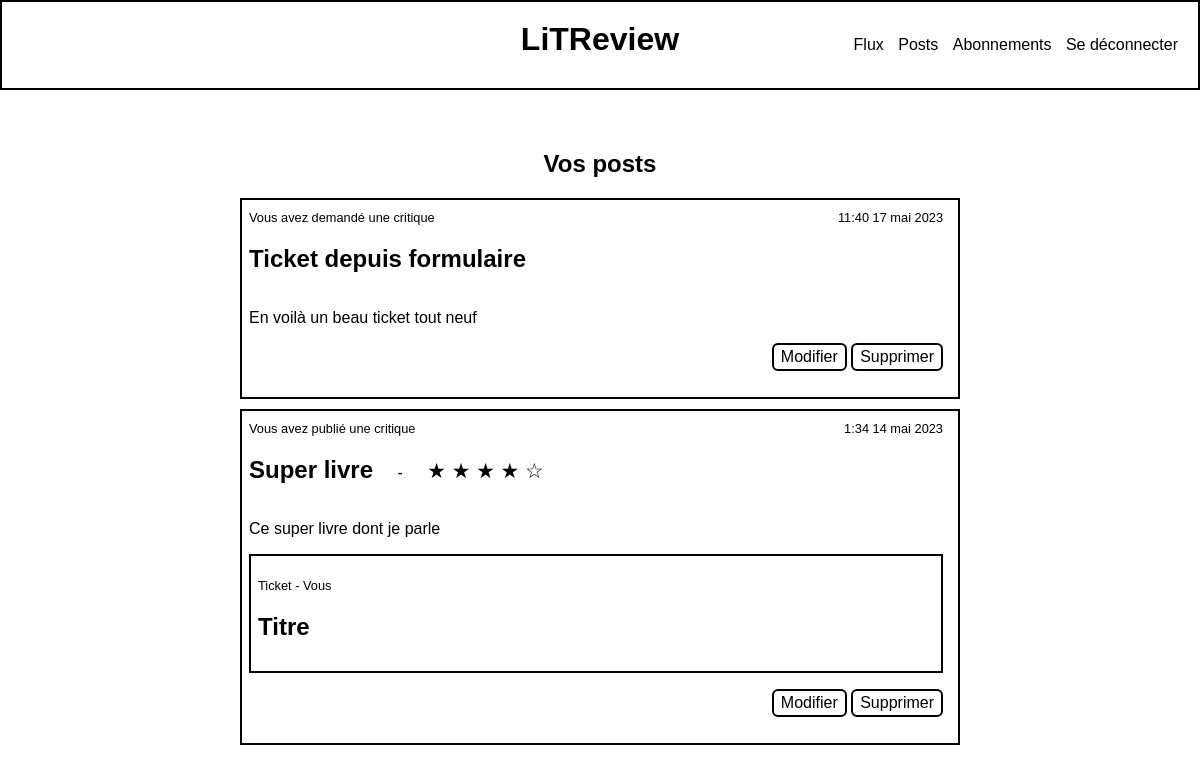
Before: /review/posts (signed in) with the older database file.
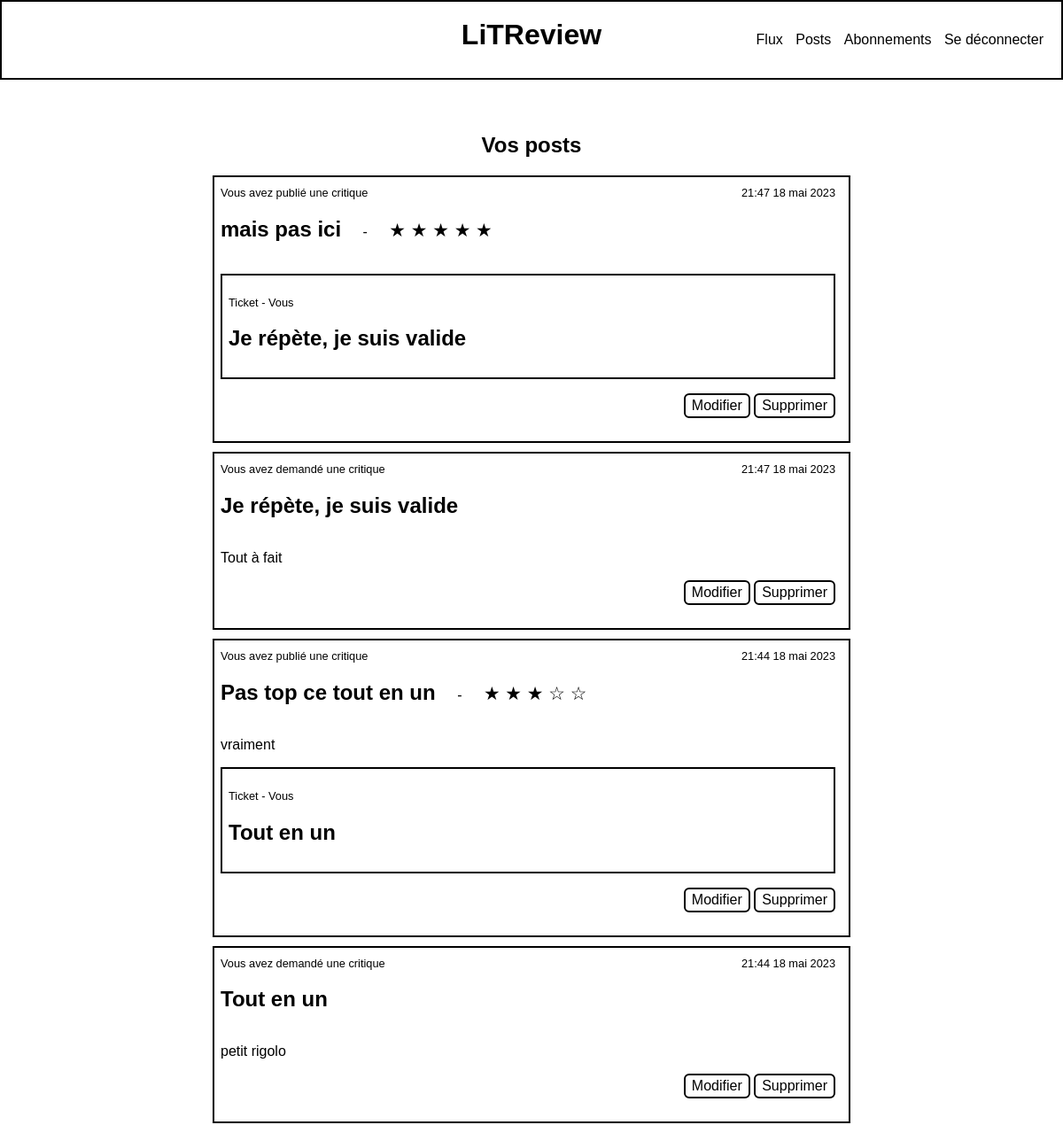
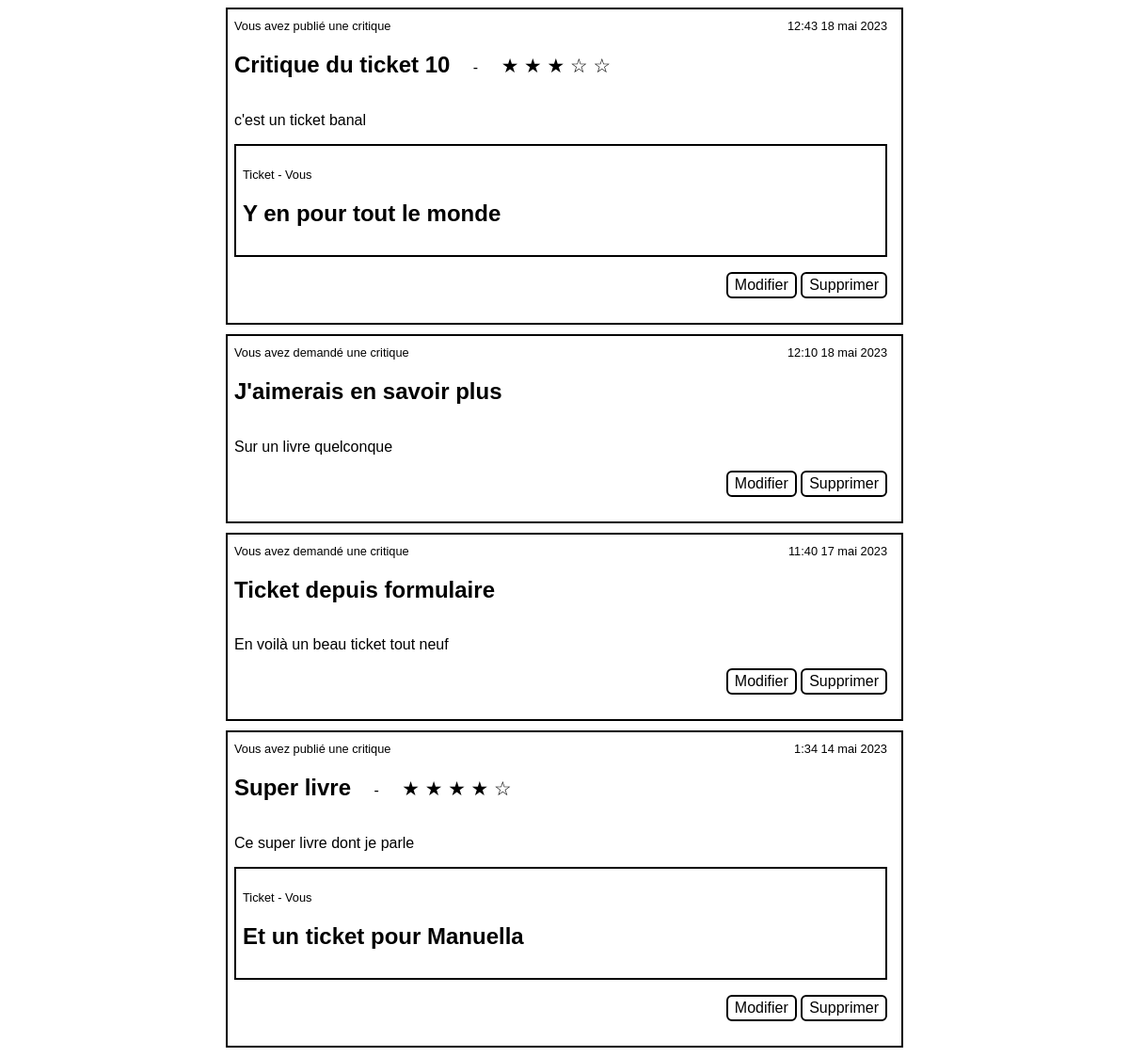
After: the same page with the newer database file (2 pictures, top to bottom).
### review/models.py (models this page shows, shortened)
class Ticket(models.Model):
    title = models.CharField(max_length=128, verbose_name="titre")
    description = models.TextField(
        max_length=2048, blank=True, verbose_name="description"
    )
    user = models.ForeignKey(to=settings.AUTH_USER_MODEL, on_delete=models.CASCADE)
    image = models.ImageField(null=True, blank=True, verbose_name="image")
    time_created = models.DateTimeField(auto_now_add=True)
    def user_resume(self):
        return f"{self.user.username} <{self.user.email}>"
    user_resume.short_description = "User"
    class Meta:
        ordering = ["-time_created"]

class Review(models.Model):
    ticket = models.ForeignKey(to=Ticket, on_delete=models.CASCADE)
    rating = models.PositiveSmallIntegerField(
        validators=[MinValueValidator(0), MaxValueValidator(5)],
        verbose_name="note",
    )
    headline = models.CharField(max_length=128, verbose_name="titre")
    body = models.CharField(max_length=8192, blank=True, verbose_name="commentaire")
    user = models.ForeignKey(to=settings.AUTH_USER_MODEL, on_delete=models.CASCADE)
    time_created = models.DateTimeField(auto_now_add=True)
    class Meta:
        ordering = ["-time_created"]

### review/views.py (the view)
# urls.py: path("posts", views.OwnPostsListView.as_view(), name="my_posts"),
class OwnPostsListView(LoginRequiredMixin, generic.ListView):
    context_object_name = "my_posts"
    template_name = "list_posts.html"
    title = "Vos posts"
    def get_queryset(self) -> list[Ticket | Review]:
        reviews = Review.objects.filter(user=self.request.user)
        reviews = reviews.annotate(content_type=Value("REVIEW", CharField()))
        tickets = Ticket.objects.filter(user=self.request.user)
        tickets = tickets.annotate(content_type=Value("TICKET", CharField()))
        posts = sorted(
            chain(reviews, tickets), key=lambda post: post.time_created, reverse=True
        )
        return posts
    def get_context_data(self, **kwargs: Any) -> Dict[str, Any]:
        context = super().get_context_data(**kwargs)
        context["title"] = self.title
        return context

### review/templates/list_posts.html (shortened to what this page needs)
{% extends "base_generic.html" %}
{% block content %}
    <h2>{{title}}</h2>
    {% if object_list %}
        {% for post in object_list %}
            {% if post.content_type == "REVIEW" %}
                {% include "review_snippet.html" with edit=True %}
            {% elif post.content_type == "TICKET" %}
                {% include "ticket_snippet.html" with edit=True %}
            {% endif %}
        {% endfor %}
    {% else %}
        <p>Vous n'avez pas de ticket ou de critique publié.</p>
    {% endif %}
{% endblock%}

### review/templates/review_snippet.html
<article class="post review">
    <header class="post__info">
        <span class="post__author">
            {% if post.user == user %} Vous avez publié une critique
            {% else %} {{post.user}} a publié une critique
            {% endif %}
        </span>
        <span class="post__date">
            {{ post.time_created|date:"G:i d F Y" }}
        </span>
    </header>
    <h1 class="post__title">{{post.headline}}</h1>
    -
    <span class="post__rating">
        {% for i in "12345" %}
            {% if post.rating >= forloop.counter %} ★
            {% else %} ☆
            {% endif %}
        {% endfor %}
    </span>
    <p class="post__body">
        {{post.body}}
    </p>
    <div class="post ticket">
        <p class ="post__info">Ticket -
            {% if post.user == user %} Vous
            {% else %} {{post.user}}
            {% endif %}
        </p>
        <h1>{{post.ticket.title}}</h1>
    </div>
    {% if edit %}
        <p class="post__footer">
            <a href="{% url 'modify_review' pk=post.id %}" class="link-button">Modifier</a>
            <a href="{% url 'delete_review' pk=post.id %}" class="link-button">Supprimer</a>
        </p>
    {% endif %}
</article>

### review/templates/ticket_snippet.html (shortened to what this page needs)
<article class="post ticket">
    <header class="post__info">
        <span class="post__author">
            {% if post.user == user %} Vous avez demandé une critique
            {% else %} {{post.user}} a demandé une critique
            {% endif %}
        </span>
        <span class="post__date">
            {{ post.time_created|date:"G:i d F Y" }}
        </span>
    </header>
    <h1 class="post__title">{{post.title}}</h1>
    {% if post.description and post.description is not None %}
        <p class="post__body">
            {{post.description}}
        </p>
    {% endif %}
    <p class="post__footer">
        {% if edit %}
                <a href="{% url 'modify_ticket' pk=post.id  %}" class="link-button">Modifier</a>
                <a href="{% url 'delete_ticket' pk=post.id %}" class="link-button">Supprimer</a>
        {% endif %}
    </p>
</article>

Changed rows visible on the page:
added Review: shows "Vous avez publié une critique", time_created "21:47 18 mai 2023", headline "mais pas ici", rating 5 (drawn), ticket "Je répète, je suis valide", shows "Modifier"
added Ticket: shows "Vous avez demandé une critique", time_created "21:47 18 mai 2023", title "Je répète, je suis valide", description "Tout à fait", shows "Modifier"
added Review: shows "Vous avez publié une critique", time_created "21:44 18 mai 2023", headline "Pas top ce tout en un", rating 3 (drawn), body "vraiment", ticket "Tout en un", shows "Modifier"
added Ticket: shows "Vous avez demandé une critique", time_created "21:44 18 mai 2023", title "Tout en un", description "petit rigolo", shows "Modifier"
added Review: shows "Vous avez publié une critique", time_created "12:43 18 mai 2023", headline "Critique du ticket 10", rating 3 (drawn), body "c'est un ticket banal", ticket "Y en pour tout le monde", shows "Modifier"
added Ticket: shows "Vous avez demandé une critique", time_created "12:10 18 mai 2023", title "J'aimerais en savoir plus", description "Sur un livre quelconque", shows "Modifier"
changed Review "Super livre": ticket "Titre" → "Et un ticket pour Manuella"
